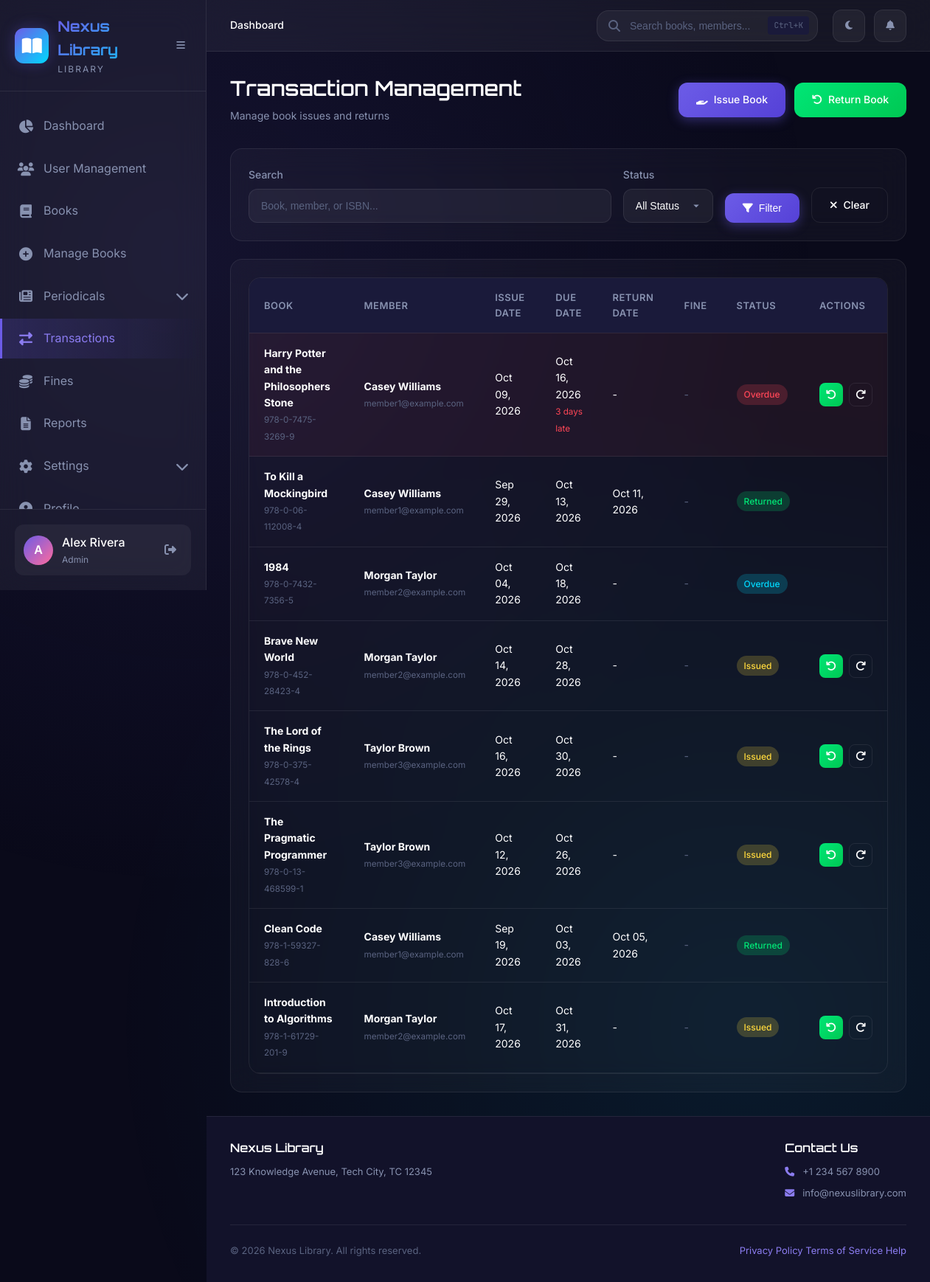
The page /admin/transactions/index.php (signed in) on the database its author committed.
### tables this page shows
CREATE TABLE IF NOT EXISTS transactions (
    id INT PRIMARY KEY AUTO_INCREMENT,
    book_id INT NOT NULL,
    user_id INT NOT NULL,
    issued_by INT,
    issue_date DATE NOT NULL,
    due_date DATE NOT NULL,
    return_date DATE DEFAULT NULL,
    renewal_count INT DEFAULT 0,
    status ENUM('issued', 'returned', 'overdue', 'lost') DEFAULT 'issued',
    created_at TIMESTAMP DEFAULT CURRENT_TIMESTAMP,
    updated_at TIMESTAMP DEFAULT CURRENT_TIMESTAMP ON UPDATE CURRENT_TIMESTAMP,
    FOREIGN KEY (book_id) REFERENCES books(id) ON DELETE CASCADE,
    FOREIGN KEY (user_id) REFERENCES users(id) ON DELETE CASCADE,
    FOREIGN KEY (issued_by) REFERENCES users(id) ON DELETE SET NULL
);

CREATE TABLE IF NOT EXISTS books (
    id INT PRIMARY KEY AUTO_INCREMENT,
    isbn VARCHAR(20) UNIQUE,
    title VARCHAR(255) NOT NULL,
    author VARCHAR(200) NOT NULL,
    publisher VARCHAR(200),
    category_id INT,
    type ENUM('book', 'magazine', 'newspaper') DEFAULT 'book',
    issuable ENUM('yes', 'no') DEFAULT 'yes',
    description TEXT,
    shelf_location VARCHAR(50),
    total_copies INT DEFAULT 1,
    available_copies INT DEFAULT 1,
    price DECIMAL(10,2) DEFAULT 0.00,
    pages INT,
    language VARCHAR(50) DEFAULT 'English',
    cover_image VARCHAR(255) DEFAULT NULL,
    qr_code VARCHAR(255) DEFAULT NULL,
    status ENUM('available', 'reserved', 'maintenance', 'lost') DEFAULT 'available',
    created_at TIMESTAMP DEFAULT CURRENT_TIMESTAMP,
    updated_at TIMESTAMP DEFAULT CURRENT_TIMESTAMP ON UPDATE CURRENT_TIMESTAMP,
    FOREIGN KEY (category_id) REFERENCES categories(id) ON DELETE SET NULL
);

CREATE TABLE IF NOT EXISTS users (
    id INT PRIMARY KEY AUTO_INCREMENT,
    name VARCHAR(100) NOT NULL,
    email VARCHAR(100) NOT NULL UNIQUE,
    password VARCHAR(255) NOT NULL,
    role ENUM('admin', 'librarian', 'member') NOT NULL DEFAULT 'member',
    phone VARCHAR(20) DEFAULT NULL,
    address TEXT,
    membership_validity DATE DEFAULT NULL,
    borrow_limit INT DEFAULT 5,
    status ENUM('active', 'inactive', 'suspended') DEFAULT 'active',
    created_at TIMESTAMP DEFAULT CURRENT_TIMESTAMP,
    updated_at TIMESTAMP DEFAULT CURRENT_TIMESTAMP ON UPDATE CURRENT_TIMESTAMP
);

### config/db.php (called while the page is built, shortened)
<?php
$conn = new mysqli(DB_HOST, DB_USER, DB_PASS, DB_NAME);
$conn->set_charset("utf8mb4");
function sanitize($data) {
    global $conn;
    return htmlspecialchars(strip_tags(trim($conn->real_escape_string($data))));
}
function formatDate($date) {
    return date('M d, Y', strtotime($date));
}
function calculateFine($due_date, $return_date = null) {
    $return = $return_date ?? date('Y-m-d');
    $due = strtotime($due_date);
    $return_ts = strtotime($return);
    if ($return_ts <= $due) {
        return 0;
    }
    $days_late = floor(($return_ts - $due) / (60 * 60 * 24));
    $grace_period = GRACE_PERIOD_DAYS;
    if ($days_late <= $grace_period) {
        return 0;
    }
    $chargeable_days = $days_late - $grace_period;
    return $chargeable_days * FINE_PER_DAY;
}
?>

### admin/transactions/index.php (the view, shortened to what this page needs)
<?php
require_once __DIR__ . '/../../includes/header.php';
$search = sanitize($_GET['search'] ?? '');
$where = [];
$params = [];
$types = '';
$where_clause = !empty($where) ? 'WHERE ' . implode(' AND ', $where) : '';
$page = max(1, intval($_GET['page'] ?? 1));
$per_page = 20;
$offset = ($page - 1) * $per_page;
$query = "SELECT t.*, b.title, b.isbn, u.name as user_name, u.email as user_email
          FROM transactions t
          JOIN books b ON t.book_id = b.id
          JOIN users u ON t.user_id = u.id
          $where_clause
          ORDER BY t.created_at DESC
          LIMIT $per_page OFFSET $offset";
if (!empty($params)) {
    $stmt = $conn->prepare($query);
    $stmt->bind_param($types, ...$params);
    $stmt->execute();
    $transactions = $stmt->get_result();
} else {
    $transactions = $conn->query($query);
}
?>
<div class="page-header">
    <div>
        <h1 class="page-title">Transaction Management</h1>
        <p class="page-subtitle">Manage book issues and returns</p>
    </div>
    <div class="page-actions">
        <a href="issue.php" class="btn btn-primary">
            <i class="fas fa-hand-holding"></i> Issue Book
        </a>
        <a href="return.php" class="btn btn-success">
            <i class="fas fa-undo"></i> Return Book
        </a>
    </div>
</div>
<div class="card" style="margin-bottom: 24px;">
    <form method="GET" action="" style="display: flex; gap: 16px; flex-wrap: wrap; align-items: flex-end;">
        <div class="form-group" style="margin-bottom: 0; flex: 1; min-width: 200px;">
            <label class="form-label">Search</label>
            <input type="text" name="search" class="form-input" placeholder="Book, member, or ISBN..." value="<?php echo htmlspecialchars($search); ?>">
        </div>
        <div class="form-group" style="margin-bottom: 0;">
            <label class="form-label">Status</label>
            <select name="status" class="form-select">
                <option value="">All Status</option>
            </select>
        </div>
        <button type="submit" class="btn btn-primary">
            <i class="fas fa-filter"></i> Filter
        </button>
        <a href="index.php" class="btn btn-secondary">
            <i class="fas fa-times"></i> Clear
        </a>
    </form>
</div>
<div class="card">
    <div class="table-container">
        <table class="data-table">
            <thead>
                <tr>
                    <th>Book</th>
                    <th>Member</th>
                    <th>Issue Date</th>
                    <th>Due Date</th>
                    <th>Return Date</th>
                    <th>Fine</th>
                    <th>Status</th>
                    <th>Actions</th>
                </tr>
            </thead>
            <tbody>
                <?php if ($transactions->num_rows > 0): ?>
                    <?php while ($tx = $transactions->fetch_assoc()): ?>
                        <?php
                        $is_overdue = $tx['status'] === 'issued' && strtotime($tx['due_date']) < time();
                        $fine = calculateFine($tx['due_date'], $tx['return_date'] ?? null);
                        ?>
                        <tr class="<?php echo $is_overdue ? 'overdue-row' : ''; ?>">
                            <td>
                                <strong><?php echo htmlspecialchars($tx['title']); ?></strong>
                                <br><small class="text-muted"><?php echo htmlspecialchars($tx['isbn'] ?? ''); ?></small>
                            </td>
                            <td>
                                <strong><?php echo htmlspecialchars($tx['user_name']); ?></strong>
                                <br><small class="text-muted"><?php echo htmlspecialchars($tx['user_email']); ?></small>
                            </td>
                            <td><?php echo formatDate($tx['issue_date']); ?></td>
                            <td>
                                <?php echo formatDate($tx['due_date']); ?>
                                <?php if ($is_overdue): ?>
                                    <br><small class="text-danger"><?php echo floor((time() - strtotime($tx['due_date'])) / (60*60*24)); ?> days late</small>
                                <?php endif; ?>
                            </td>
                            <td>
                                <?php echo $tx['return_date'] ? formatDate($tx['return_date']) : '-'; ?>
                            </td>
                            <td>
                                <?php if ($fine > 0): ?>
                                    <strong class="text-danger">₹<?php echo number_format($fine, 2); ?></strong>
                                <?php else: ?>
                                    <span class="text-muted">-</span>
                                <?php endif; ?>
                            </td>
                            <td>
                                <?php
                                if ($is_overdue) {
                                    $status_class = 'badge-danger';
                                    $status_text = 'Overdue';
                                } else {
                                    $status_map = [
                                        'issued' => ['badge-warning', 'Issued'],
                                        'returned' => ['badge-success', 'Returned'],
                                        'lost' => ['badge-danger', 'Lost']
                                    ];
                                    $status_class = $status_map[$tx['status']][0] ?? 'badge-secondary';
                                    $status_text = $status_map[$tx['status']][1] ?? ucfirst($tx['status']);
                                }
                                ?>
                                <span class="badge <?php echo $status_class; ?>"><?php echo $status_text; ?></span>
                            </td>
                            <td>
                                <div class="actions">
                                    <?php if ($tx['status'] === 'issued'): ?>
                                        <a href="return.php?id=<?php echo $tx['id']; ?>" class="btn btn-icon btn-success" title="Return">
                                            <i class="fas fa-undo"></i>
                                        </a>
                                        <a href="renew.php?id=<?php echo $tx['id']; ?>" class="btn btn-icon btn-secondary" title="Renew">
                                            <i class="fas fa-redo"></i>
                                        </a>
                                    <?php endif; ?>
                                </div>
                            </td>
                        </tr>
                    <?php endwhile; ?>
                <?php endif; ?>
            </tbody>
        </table>
    </div>
</div>
<?php include __DIR__ . '/../../includes/footer.php'; ?>

### admin/transactions/index.php (style rules this page uses)
.overdue-row { background: rgba(255, 71, 87, 0.05); }

### rows shown on the page
transactions: book.title "Harry Potter and the Philosophers Stone", book.isbn "978-0-7475-3269-9", user.name "Casey Williams", user.email "member1@example.com", issue_date "Oct 09, 2026", due_date "Oct 16, 2026", status_text "Overdue"
transactions: book.title "To Kill a Mockingbird", book.isbn "978-0-06-112008-4", user.name "Casey Williams", user.email "member1@example.com", issue_date "Sep 29, 2026", due_date "Oct 13, 2026", return_date "Oct 11, 2026", status "Returned"
transactions: book.title "1984", book.isbn "978-0-7432-7356-5", user.name "Morgan Taylor", user.email "member2@example.com", issue_date "Oct 04, 2026", due_date "Oct 18, 2026", status "Overdue"
transactions: book.title "Brave New World", book.isbn "978-0-452-28423-4", user.name "Morgan Taylor", user.email "member2@example.com", issue_date "Oct 14, 2026", due_date "Oct 28, 2026", status "Issued"
transactions: book.title "The Lord of the Rings", book.isbn "978-0-375-42578-4", user.name "Taylor Brown", user.email "member3@example.com", issue_date "Oct 16, 2026", due_date "Oct 30, 2026", status "Issued"
transactions: book.title "The Pragmatic Programmer", book.isbn "978-0-13-468599-1", user.name "Taylor Brown", user.email "member3@example.com", issue_date "Oct 12, 2026", due_date "Oct 26, 2026", status "Issued"
transactions: book.title "Clean Code", book.isbn "978-1-59327-828-6", user.name "Casey Williams", user.email "member1@example.com", issue_date "Sep 19, 2026", due_date "Oct 03, 2026", return_date "Oct 05, 2026", status "Returned"
transactions: book.title "Introduction to Algorithms", book.isbn "978-1-61729-201-9", user.name "Morgan Taylor", user.email "member2@example.com", issue_date "Oct 17, 2026", due_date "Oct 31, 2026", status "Issued"

### other values the page prints
getLibraryName() "Nexus Library"
substr($user_name, 0, 1) "A"
$user_name "Alex Rivera"
$user_role "Admin"
getSetting('library_name', 'Nexus Library') "Nexus Library"
getSetting('library_address', 'Library Address') "123 Knowledge Avenue, Tech City, TC 12345"
getSetting('library_phone', 'N/A') "+1 234 567 8900"
getSetting('library_email', 'N/A') "info@nexuslibrary.com"
